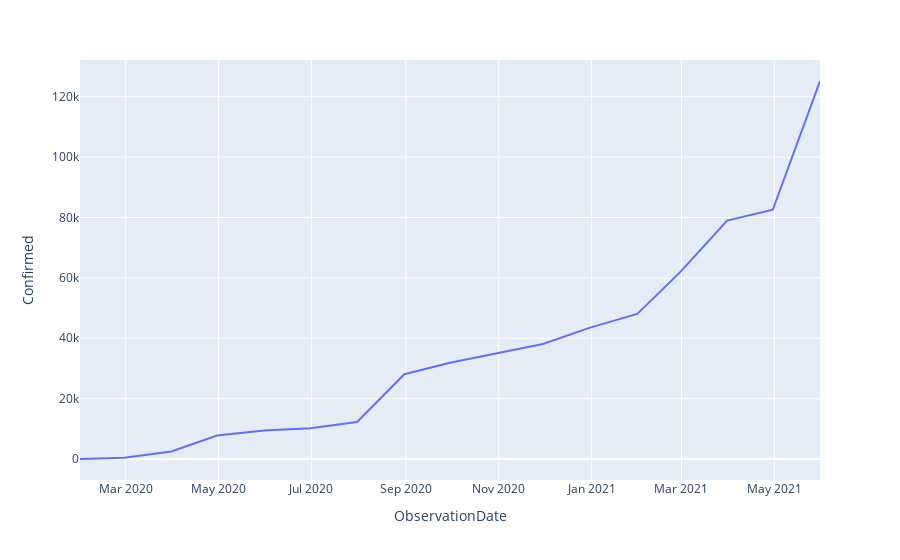

The cell this chart's notebook holds for it:
### Code cell
px.line(Vietnam, y = 'Confirmed', x = 'ObservationDate')

### Figure 1 — Plotly figure (JSON) as saved in the notebook; plotly's stock layout.template omitted (floating-point values rounded to 4 significant figures)
{"data": [{"hovertemplate": "ObservationDate=%{x}<br>Confirmed=%{y}<extra></extra>", "legendgroup": "", "line": {"color": "#636efa", "dash": "solid"}, "mode": "lines", "name": "", "orientation": "v", "showlegend": false, "type": "scatter", "x": ["2020-01-31T00:00:00", "2020-02-29T00:00:00", "2020-03-31T00:00:00", "2020-04-30T00:00:00", "2020-05-31T00:00:00", "2020-06-30T00:00:00", "2020-07-31T00:00:00", "2020-08-31T00:00:00", "2020-09-30T00:00:00", "2020-10-31T00:00:00", "2020-11-30T00:00:00", "2020-12-31T00:00:00", "2021-01-31T00:00:00", "2021-02-28T00:00:00", "2021-03-31T00:00:00", "2021-04-30T00:00:00", "2021-05-31T00:00:00"], "xaxis": "x", "y": [18, 398, 2514, 7778, 9465, 10196, 12278, 28091, 31897, 35048, 38113, 43541, 48059, 61812, 78997, 82567, 125212], "yaxis": "y"}], "layout": {"legend": {"tracegroupgap": 0}, "margin": {"t": 60}, "xaxis": {"anchor": "y", "domain": [0, 1], "title": {"text": "ObservationDate"}}, "yaxis": {"anchor": "x", "domain": [0, 1], "title": {"text": "Confirmed"}}}}
